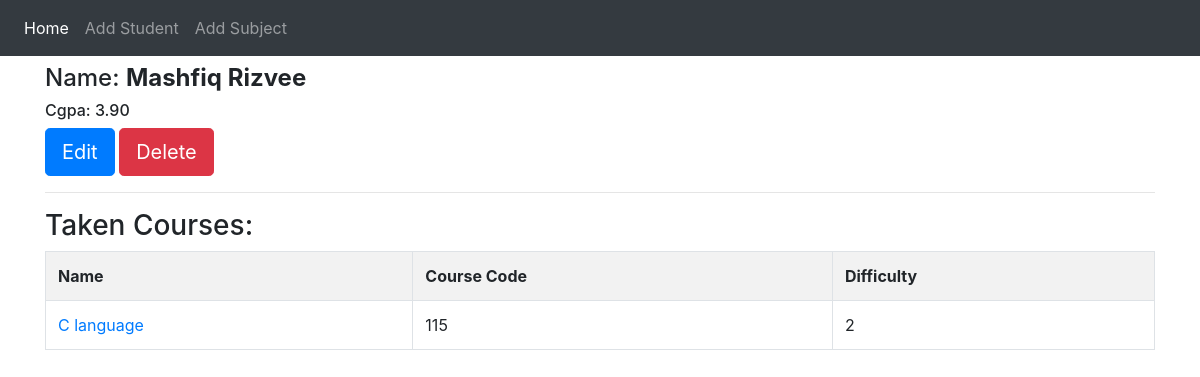
The page /student_detail/3 on the database its author committed.
### first_app/models.py (models this page shows, shortened)
class Student(models.Model):
    first_name = models.CharField(max_length=100)
    last_name = models.CharField(max_length=100)
    cgpa = models.DecimalField(max_digits=4,decimal_places=2)

class Subject(models.Model):
    student = models.ForeignKey(Student,on_delete=models.CASCADE)
    name = models.CharField(max_length=100)
    code = models.IntegerField()
    difficulty = (
    (1,"Very Easy"),
    (2,"Easy"),
    (3,"Medium"),
    (4,"Hard"),
    (4,"DROPPP!!!!!"),
    )
    difficulty_level = models.IntegerField(choices=difficulty)

### first_app/views.py (the view)
# urls.py: path("student_detail/<int:id>",views.student_detail,name="student_detail"),
def student_detail(request,id):
    get_student = Student.objects.get(pk=id)
    get_subject = Subject.objects.filter(student=id).order_by('-difficulty_level')
    diction = {"title":"Student Info","student_info":get_student,"subjects":get_subject}
    return render(request,"first_app/student_info.html",context=diction)

### templates/first_app/student_info.html (shortened to what this page needs)
{% extends 'base.html' %}
{% block content %}
<h4>Name: <b>{{ student_info.first_name }} {{ student_info.last_name }} </b></h4>
<h6>Cgpa: {{ student_info.cgpa }}</h6>
<a href="{% url 'first_app:edit' id=student_info.pk %}" class="btn btn-primary btn-lg">Edit</a>
<a href="{% url 'first_app:delete' id=student_info.id %}" class="btn btn-danger btn-lg" onclick="return confirm('Do you really want to delete that?')">Delete</a>
<br>
<hr>
<h3>Taken Courses:</h3>
{% if subjects %}
<table class="table table-striped table-bordered">
  <tr>
    <th>Name</th>
    <th>Course Code</th>
    <th>Difficulty</th>
  </tr>
  <tr>
    {% for subjects in subjects %}
    <td> <a href="{% url 'first_app:edit' id=subjects.pk %}">{{ subjects.name }} </a> </td>
    <td>{{ subjects.code }}</td>
    <td>{{ subjects.difficulty_level }}</td>
  </tr>
  {% endfor %}
</table>
{% else %}
<h3>No Courses Taken</h3>
{% endif %}
{% endblock %}

### rows shown on the page
Student: first_name "Mashfiq", last_name "Rizvee", cgpa "3.90"
Subject: name "C language", code "115", difficulty_level "2"
